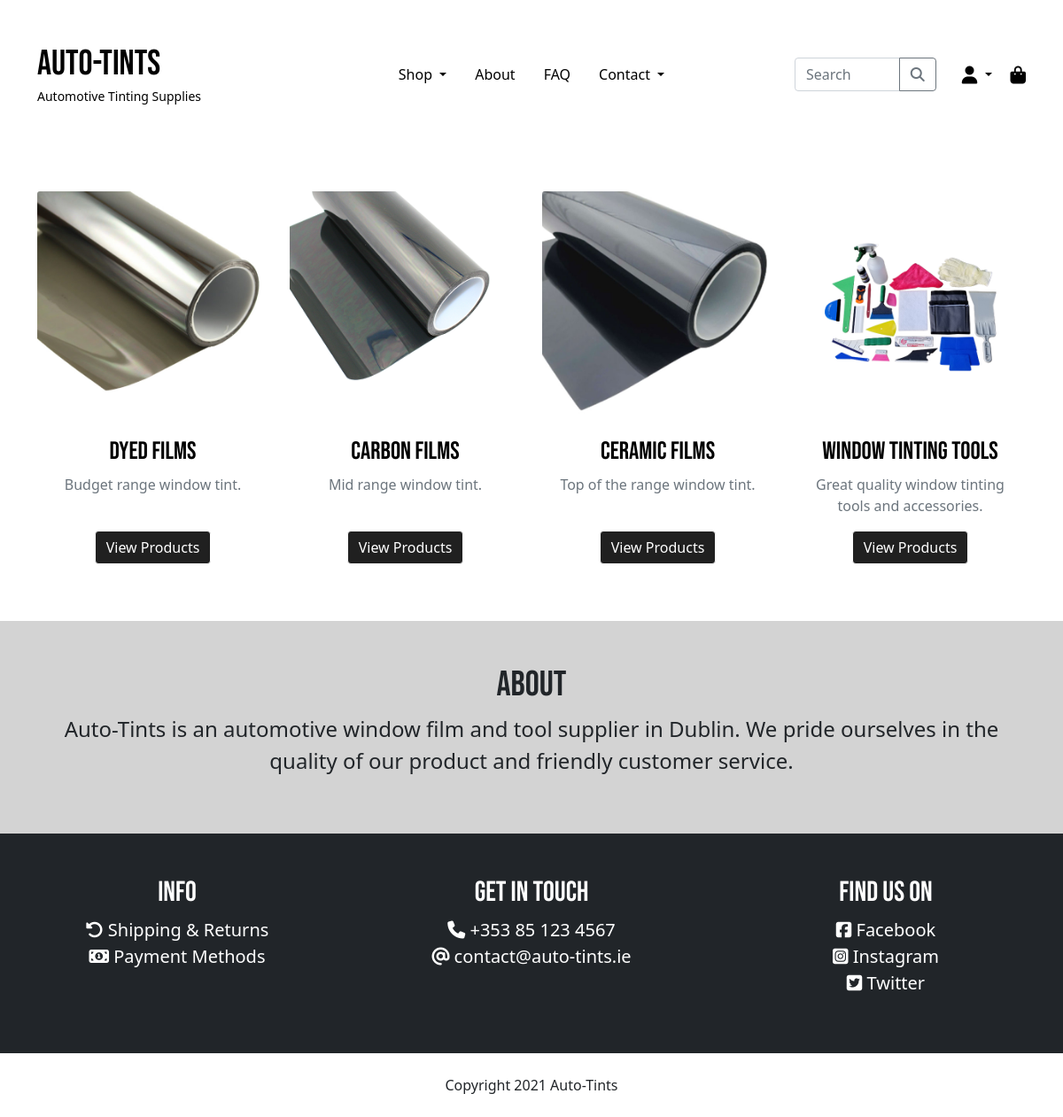
The page / on the database its author committed.
### products/models.py (models this page shows, shortened)
class Category(models.Model):
    name = models.CharField(max_length=254)
    description = models.CharField(max_length=254)
    friendly_name = models.CharField(max_length=254)
    image = models.ImageField(default="noimage.jpg")
    class Meta():
        verbose_name_plural = "Categories"

### home/views.py (the view)
# urls.py: path('', views.index, name='home'),
def index(request):
    categories = Category.objects.all()
    context = {
        'categories': categories,
    }
    return render(request, 'home/index.html', context)

### auto_tints/context_processors.py (called while the page is built)
def get_categories(request):
    categories = Category.objects.all()
    context = {
        'categories': categories,
    }
    return context

### home/templates/home/index.html
{% extends "base.html" %}
{% load static %}
{% block content %}
<div class="container mt-5">
  <div class="row">
    {% for category in categories %}
    <div class="col-12 col-md-4 col-lg-3">
      <div class="card h-100 border-0 text-center">
        <a href="#">
          <img src="{{ category.image.url }}" class="card-img-top" alt="{{ category.friendly_name }}">
        </a>
        <div class="card-body d-flex align-items-center flex-column">
          <a href="#">
            <h5 class="card-title fs-3">{{ category.friendly_name }}</h5>
          </a>
          <p class="card-text text-muted">{{ category.description }}</p>
          <a href="#" class="btn btn-black mt-auto">View Products</a>
        </div>
      </div>
    </div>
    {% endfor %}
  </div>
</div>
<div class="container-fluid text-center bg-grey py-5 mt-5">
  <div class="container">
    <h2 class="fs-1">About</h2>
    <p class="fs-4">Auto-Tints is an automotive window film and tool supplier in Dublin. We pride ourselves in the
      quality of our product and friendly customer service.</p>
  </div>
</div>
{% endblock %}

### templates/base.html (shortened to what this page needs)
{% load static %}
<!doctype html>
<html lang="en" class="h-100">
<head>
  {% block corecss %}
  <link rel="stylesheet" href="https://cdn.jsdelivr.net/npm/bootstrap@5.1.3/dist/css/bootstrap.min.css"
>
  <link rel="stylesheet" href="{% static 'css/base.css' %}">
  {% endblock %}
</head>
<body class="d-flex flex-column h-100">
  <header class="container d-none d-lg-block">
    <div class="row py-5">
      <div class="col-lg-3 col-md-4">
        <a href="{% url 'home' %}">
          <h1 class="mb-0">Auto-Tints</h1>
          <small>Automotive Tinting Supplies</small>
        </a>
      </div>
      <div class="col-lg-6 col-md-4 d-flex justify-content-center align-items-center">
        <ul class="nav justify-content-center align-items-center">
          <li class="nav-item dropdown">
            <a class="nav-link dropdown-toggle" href="#" id="navbarDropdownOurShop" role="button"
              data-bs-toggle="dropdown" aria-expanded="false">
              Shop
            </a>
          </li>
          <li class="nav-item">
            <a class="nav-link" href="#">About</a>
          </li>
          <li class="nav-item">
            <a class="nav-link" href="#">FAQ</a>
          </li>
          <li class="nav-item dropdown">
            <a class="nav-link dropdown-toggle" href="#" id="navbarDropdownContactUs" role="button"
              data-bs-toggle="dropdown" aria-expanded="false">
              Contact
            </a>
          </li>
        </ul>
      </div>
      <div class="col-lg-3 col-md-4 d-flex justify-content-end align-items-center">
        <ul class="list-unstyled list-inline d-flex align-items-center mb-0">
          <li class="list-inline-item flex-grow-1">
            <form style="display: inline;" method="GET" action="">
              <div class="input-group">
                <input type="text" class="form-control" placeholder="Search" aria-describedby="search-button">
                <button class="btn btn-outline-secondary" type="submit" id="search-button">
                  <i class="fas fa-search"></i>
                </button>
              </div>
            </form>
          </li>
          <div class="dropdown mx-2">
            <button class="btn btn-link dropdown-toggle" type="button" id="navbarDropdownUserControl"
              data-bs-toggle="dropdown" aria-expanded="false">
              <i class="fas fa-user fa-lg"></i>
            </button>
          </div>
          <li class="list-inline-item">
            <a href="#">
              <i class="fas fa-shopping-bag fa-lg position-relative">
              </i>
            </a>
          </li>
        </ul>
      </div>
    </div>
  </header>
  {% block content %}
  {% endblock %}
  <footer class="container-fluid mt-auto">
    <div class="row bg-dark text-white py-5 text-center">
      <div class="col-12 col-md-4">
        <h2>Info</h2>
        <ul class="list-unstyled fs-5">
          <li>
            <i class="fas fa-undo-alt"> </i>
            <a href="#">Shipping & Returns</a>
          </li>
          <li>
            <i class="fas fa-money-bill-alt"> </i>
            <a href="#">Payment Methods</a>
          </li>
        </ul>
      </div>
      <div class="col-12 col-md-4">
        <h2>Get In Touch</h2>
        <ul class="list-unstyled fs-5">
          <li>
            <i class="fas fa-phone"> </i>
            <a href="tel:0353851234567">+353 85 123 4567</a>
          </li>
          <li>
            <i class="fas fa-at"> </i>
            <a href="mailto:contact@auto-tints.ie">contact@auto-tints.ie</a>
          </li>
        </ul>
      </div>
      <div class="col-12 col-md-4">
        <h2>Find Us On</h2>
        <ul class="list-unstyled fs-5">
          <li>
            <i class="fab fa-facebook-square"> </i>
            <a href="https://www.facebook.com" target="_blank">Facebook</a>
          </li>
          <li>
            <i class="fab fa-instagram-square"> </i>
            <a href="https://www.instagram.com" target="_blank">Instagram</a>
          </li>
          <li>
            <i class="fab fa-twitter-square"> </i>
            <a href="https://www.twitter.com" target="_blank">Twitter</a>
          </li>
        </ul>
      </div>
    </div>
    <span class="d-block text-center my-4">Copyright 2021 Auto-Tints</span>
  </footer>
</body>
</html>

### static/css/base.css (style rules this page uses)
* , body { margin: 0; padding: 0; }
html { min-height: -webkit-fill-available; font-family: 'Open Sans', sans-serif; }
h1, h2, h3, h4, h5, h6, .navbar-brand { font-family: 'Bebas Neue', cursive; }
a { color: black; text-decoration: none; }
header h1, header small, .nav-link, .nav-link:focus, header .list-inline-item a, .btn-link { color: black; opacity: 1; text-decoration: none; transition: opacity .35s ease-in-out; }
header a { text-decoration: none; }
footer a { color: white; text-decoration: none; opacity: 1; transition: opacity .15s ease-in-out; }
.bg-grey { background-color: lightgray; }
.btn-black { color: #fff; background-color: #202020; border-color: white; }

### rows shown on the page
Category: image (picture), friendly_name "Dyed Films", description "Budget range window tint."
Category: image (picture), friendly_name "Carbon Films", description "Mid range window tint."
Category: image (picture), friendly_name "Ceramic Films", description "Top of the range window tint."
Category: image (picture), friendly_name "Window Tinting Tools", description "Great quality window tinting tools and accessories."
